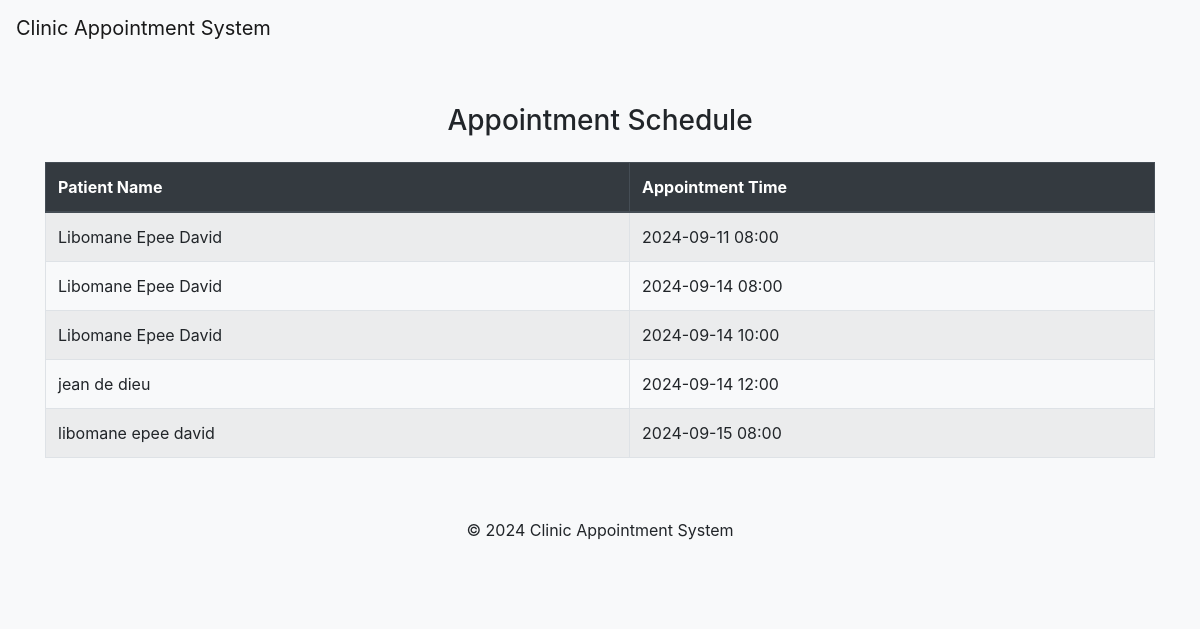
The app's page /schedule with its own data.
### app.py (models this page shows)
class Appointment(db.Model):
    id = db.Column(db.Integer, primary_key=True)
    patient_id = db.Column(db.Integer, db.ForeignKey('patient.id'), nullable=False)
    appointment_time = db.Column(db.DateTime, nullable=False)
    patient = db.relationship('Patient', backref=db.backref('appointments', lazy=True))

class Patient(db.Model):
    id = db.Column(db.Integer, primary_key=True)
    name = db.Column(db.String(100), nullable=False)
    phone = db.Column(db.String(20), nullable=False)
    address = db.Column(db.String(200), nullable=False)
    matricule = db.Column(db.String(20), unique=True, nullable=False)

### app.py (the view)
@app.route("/schedule")
def schedule():
    appointments = Appointment.query.all()
    return render_template("schedule.html", appointments=appointments)

### templates/schedule.html (shortened to what this page needs)
<!DOCTYPE html>
<html lang="en">
<head>
    <link rel="stylesheet" href="https://stackpath.bootstrapcdn.com/bootstrap/4.5.2/css/bootstrap.min.css">
    <link rel="stylesheet" href="{{ url_for('static', filename='css/styles.css') }}">
</head>
<body>
    <nav class="navbar navbar-expand-lg navbar-light bg-light">
        <a class="navbar-brand" href="/">Clinic Appointment System</a>
    </nav>
    <div class="container mt-5">
        <h3 class="text-center">Appointment Schedule</h3>
        <table class="table table-bordered table-striped mt-4">
            <thead class="thead-dark">
                <tr>
                    <th>Patient Name</th>
                    <th>Appointment Time</th>
                </tr>
            </thead>
            <tbody>
                {% for appointment in appointments %}
                <tr>
                    <td>{{ appointment.patient.name }}</td>
                    <td>{{ appointment.appointment_time.strftime('%Y-%m-%d %H:%M') }}</td>
                </tr>
                {% endfor %}
            </tbody>
        </table>
    </div>
    <footer class="footer bg-light text-center text-lg-start">
        <div class="container p-4">
            <p>&copy; 2024 Clinic Appointment System</p>
        </div>
    </footer>
</body>
</html>

### static/css/styles.css (style rules this page uses)
body { background-color: #f8f9fa; }
.navbar { margin-bottom: 20px; }
.footer { background-color: #f1f1f1; padding: 20px 0; }

### records on screen
Appointment: patient.name "Libomane Epee David", appointment_time "2024-09-11 08:00"
Appointment: patient.name "Libomane Epee David", appointment_time "2024-09-14 08:00"
Appointment: patient.name "Libomane Epee David", appointment_time "2024-09-14 10:00"
Appointment: patient.name "jean de dieu", appointment_time "2024-09-14 12:00"
Appointment: patient.name "libomane epee david", appointment_time "2024-09-15 08:00"
